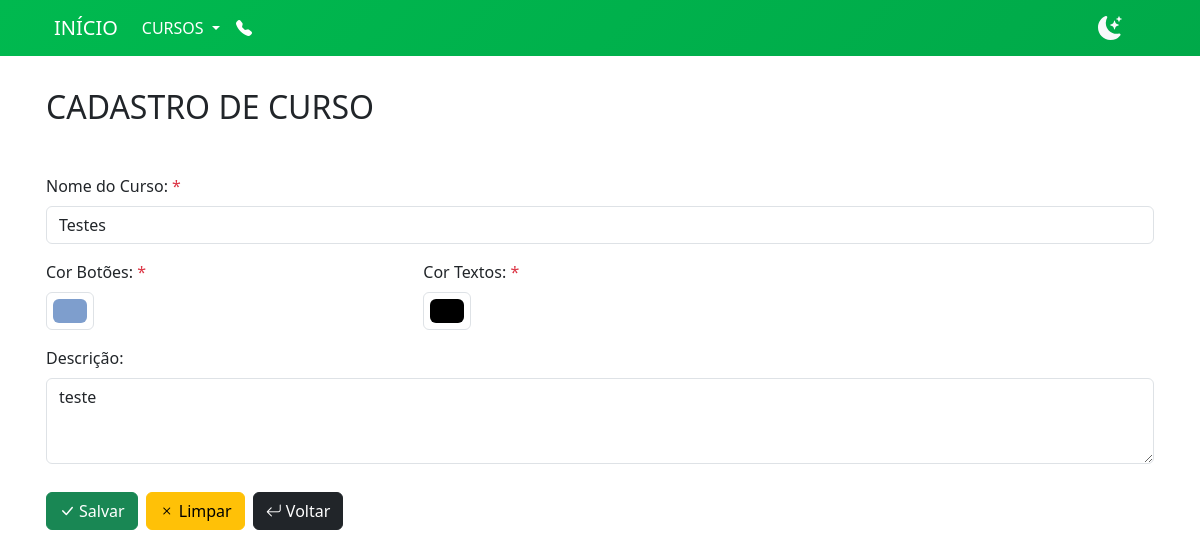
The page /curso/1/update/ (signed in) on the database its author committed.
### curso/models.py (models this page shows, shortened)
class Curso(models.Model):
    data = models.DateTimeField(auto_now_add=True, verbose_name=_('Data'))
    curso = models.CharField(max_length=200, verbose_name=_('Nome do Curso'))
    cor_botao = models.CharField(max_length=10, verbose_name=_('Cor Botões'), default="#0B5ED7")
    cor_texto = models.CharField(max_length=10, verbose_name=_('Cor Textos'), default="#fff")
    descricao = models.TextField(max_length=2000, verbose_name=_('Descrição'), null=True, blank=True)

### curso/views.py (the view, shortened to what this page needs)
# urls.py: path('curso/<int:pk>/update/', CursoEdit.as_view(), name='CursoEdit'),
class CursoEdit(LoginRequiredMixin, UpdateView):
    model = Curso
    form_class = FormCurso
    template_name = 'curso/forms/index.html'
    success_url = reverse_lazy('inicio')

### curso/forms.py
class FormCurso(forms.ModelForm):
    class Meta:
        model = Curso
        fields = [
            'curso',
            'cor_botao',
            'cor_texto',
            'descricao',
        ]

### curso/templates/curso/forms/index.html (shortened to what this page needs)
{% extends 'base.html' %}
{% load static %}
{% load widget_tweaks %}
{% block pagina %}
<h2 class="mt-3 mb-5">CADASTRO DE CURSO</h2>
<form method="post">
<div class="row">
    <div class="col-sm-12 col-md-12 mb-3">
        <label for="{{ form.curso.id_for_label }}" class="form-label">{{ form.curso.label }}: {% if form.curso.field.required %}<span class="text-danger">*</span>{% endif %}</label>
        {% render_field form.curso class="form-control" %}
    </div>
    <div class="col-sm-6 col-md-4 mb-3">
        <label for="{{ form.cor_botao.id_for_label }}" class="form-label">{{ form.cor_botao.label }}: {% if form.cor_botao.field.required %}<span class="text-danger">*</span>{% endif %}</label>
        {% render_field form.cor_botao class="form-control form-control-color" type='color' %}
    </div>
    <div class="col-sm-6 col-md-4 mb-3">
        <label for="{{ form.cor_texto.id_for_label }}" class="form-label">{{ form.cor_texto.label }}: {% if form.cor_texto.field.required %}<span class="text-danger">*</span>{% endif %}</label>
        {% render_field form.cor_texto class="form-control form-control-color" type='color' %}
    </div>
    <div class="col-sm-12 col-md-12 mb-3">
        <label for="{{ form.descricao.id_for_label }}" class="form-label">{{ form.descricao.label }}: {% if form.descricao.field.required %}<span class="text-danger">*</span>{% endif %}</label>
        {% render_field form.descricao class="form-control" rows="3" %}
    </div>
</div>
<div class="container g-0 mt-2">
    <button type="submit" class="btn btn-success my-1 me-1">
        <i class="bi bi-check-lg me-1"></i>Salvar
    </button>
    <button type="reset" class="btn btn-warning my-1 me-1">
        <i class="bi bi-x me-1"></i>Limpar
    </button>
    <button type="button" onclick="window.history.go(-1)" class="btn btn-dark my-1">
        <i class="bi bi-arrow-return-left me-1"></i>Voltar
    </button>
</div>
</form>
{% endblock pagina %}

### rows shown on the page
Curso: curso "Testes", cor_botao "#7e9ecd", cor_texto "#000000", descricao "teste"
